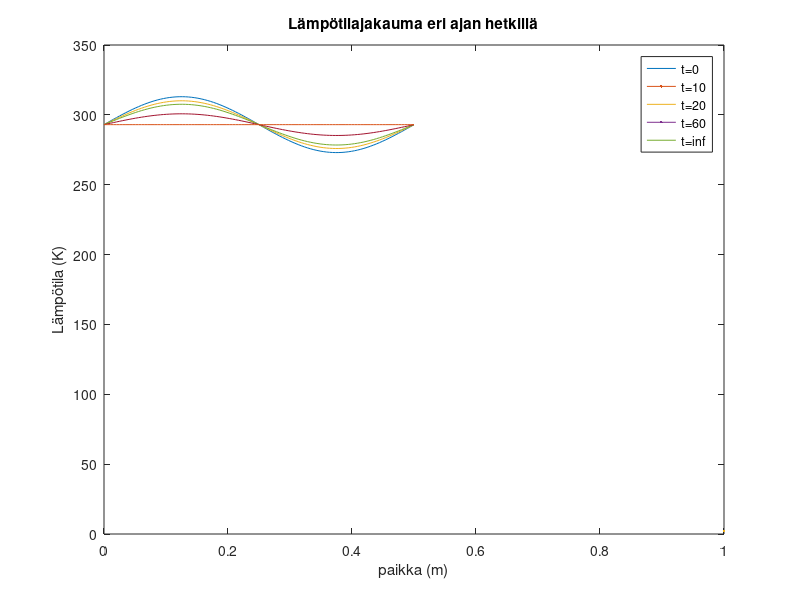

Reproduce this figure in MATLAB.
t = [0,10,20,60];
T_0 = 293; 
T_1 = 20 ;
L = 0.5 ;
alf = 1e-4;
k = 2*pi/L; 
x = linspace(0,0.5,100);

figure ('Name','Lämpötilajakauma')

for (t=[0,10,20,60,inf])
    plot(x,T_0 + T_1*sin(k.*x)*exp(-k^2*alf*t),LineWidth=2);
    hold on;
end
title('Lämpötilajakauma eri ajan hetkillä')
xlabel('paikka (m)')
ylabel('Lämpötila (K)')
legend('t=0','t=10','t=20','t=60','t=inf')
